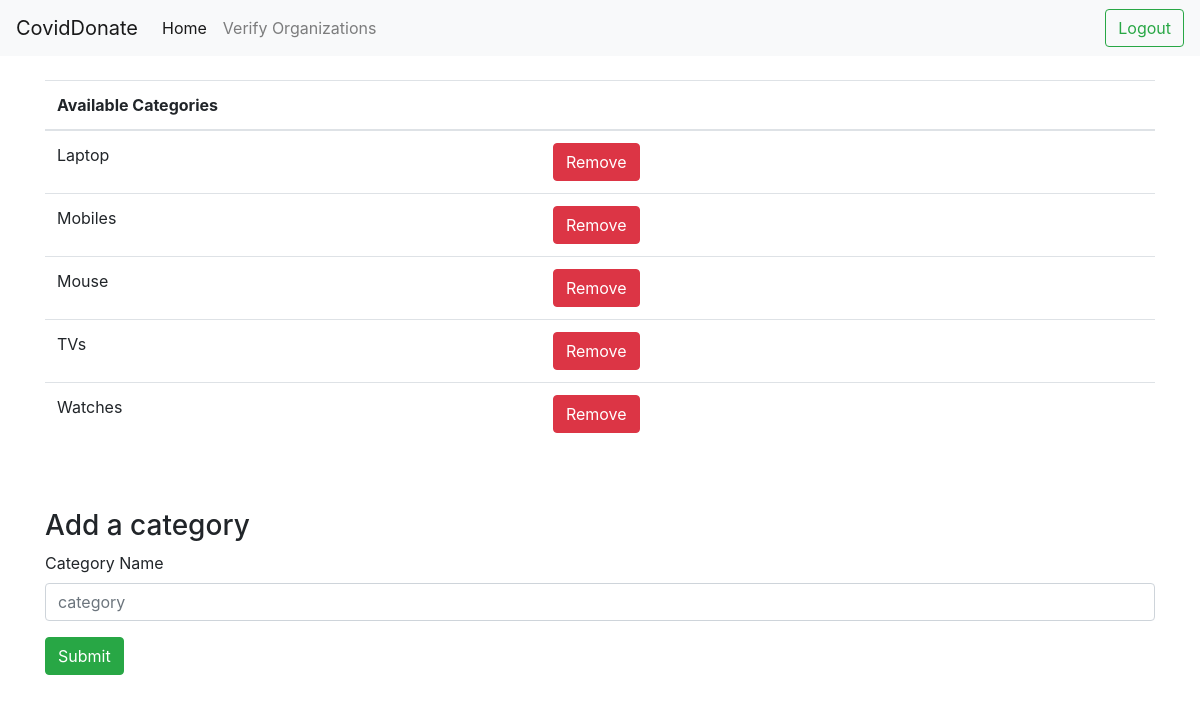
Screenshot of /Admin/managecategories.php (signed in) with the database file from the repository.
### tables this page shows
CREATE TABLE `categories` (
  `id` int(11) NOT NULL,
  `category` varchar(255) NOT NULL
);

### Admin/backend/getorganizations.php (called while the page is built, shortened)
<?php
    function getcategories(){
        include 'conn.php';
        $data = array();
        $sql = "SELECT * FROM categories";
        $result = $conn->query($sql);
        if($result){
            while($row = $result -> fetch_assoc()){
            array_push($data,$row);
            }
        }
    return $data;
    }
?>

### Admin/managecategories.php (the view)
<?php include 'templates/header.php'; ?>
<?php include 'backend/getorganizations.php';
$categories = getcategories();
?>
<div class="container">
    <br>
    <table class="table">
        <thead>
            <tr>
                <th scope="col" colspan="2">Available Categories</th>
            </tr>
        </thead>
        <tbody>
            <?php foreach($categories as $cat){ ?>
            <tr>
                <td><?=$cat['category']?></td>
                <td><button onclick="removecategory(<?=$cat['id']?>)" class="btn btn-danger">Remove</button></td>
            </tr>
            <?php } ?>
        </tbody>
    </table>
    <br><br>
    <h3>Add a category</h3>
    <div class="form-group">
        <label for="exampleInputEmail1">Category Name</label>
        <input type="text" class="form-control" id="category" aria-describedby="emailHelp" placeholder="category">
    </div>
    <div>
        <button onclick="addcategory()" class="btn btn-success">Submit</button>
    </div>
</div>
<?php include 'templates/footer.php'; ?>

### rows the page displays
categories: category "Laptop"
categories: category "Mobiles"
categories: category "Mouse"
categories: category "TVs"
categories: category "Watches"
